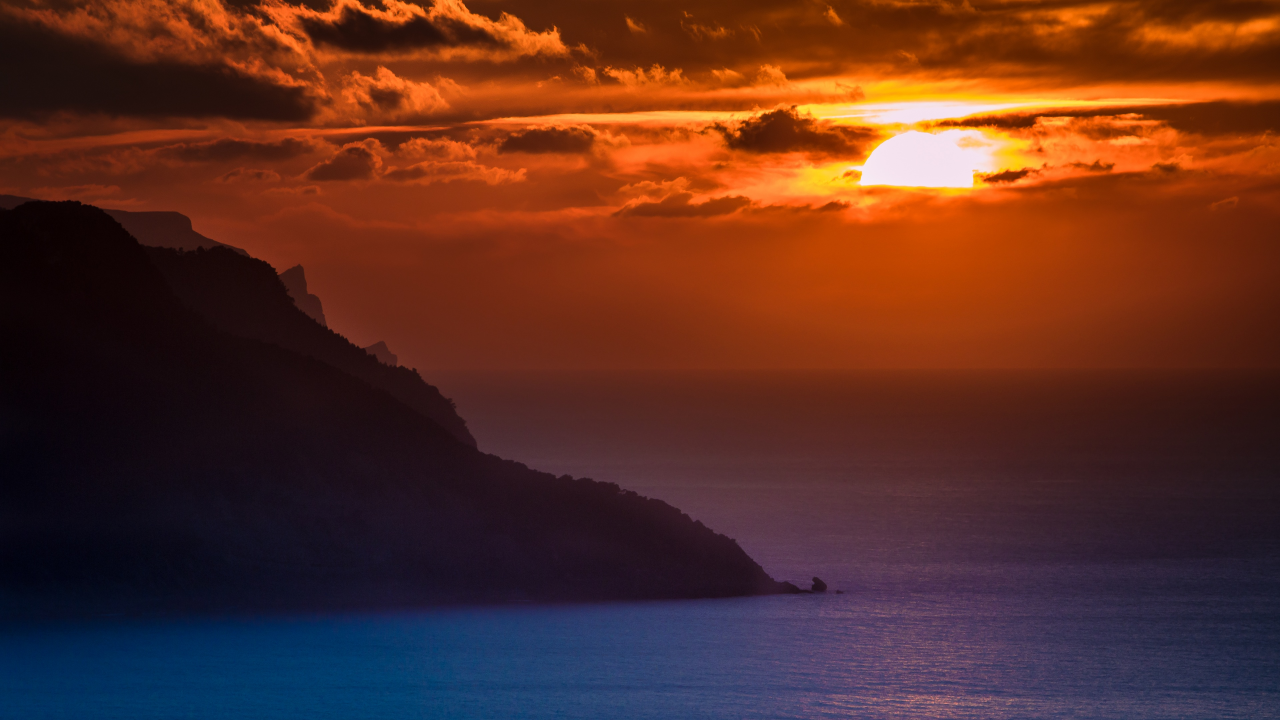
#> input picture assets/wallpapers/presets/savannah_island.jpg, 3840 x 2160 px, found by its file name (shown at 1/3 size)
$ python gen_wallpaper_previews.py
#> lines starting #> are read from the running program, lines starting #| are printed output that depends on the picture
#!/usr/bin/env python3
"""One-off: generate small real-JPEG tile previews for every preset and dynamic wallpaper,
matching the pattern LIVE_WALLPAPERS already uses correctly (a small pre-extracted JPEG,
14-43KB) instead of decoding the multi-megabyte full-res source -- or, for the dynamic
wallpapers, a full-5K-resolution SVG with an embedded raster image -- on every Settings app
wallpaper-page load.
"""
import os
from PIL import Image

WALLPAPER_DIR = '/usr/share/backgrounds/peachos'
PREVIEW_DIR = '/home/user/peachOS/apps/settings/data/wallpaper-previews'
TILE_W, TILE_H = 224, 126  # 2x the 112x63 on-screen tile size, for HiDPI sharpness

PRESET_FILES = [
    'savannah_island.jpg', 'tahoe_beach_dawn.jpg', 'tahoe_beach_day.jpg', 'tahoe_beach_dusk.jpg',
    'tahoe_beach_night.jpg', 'apple_event_2021.jpg', 'bigsur_coastline.jpg', 'bigsur_layers.jpg',
    'bigsur_sunrise.jpg', 'catalina_island.jpg', 'leopard.jpg', 'lion_andromeda.jpg',
    'lion_beach.jpg', 'lion_tranquil.jpg', 'lion_twilight.jpg', 'mavericks_tide.jpg',
    'mojave_fusion.png', 'mojave_desert.jpg', 'mojave_starry.jpg', 'mountain_lion_1.jpg',
    'mountain_lion_2.jpg', 'mountain_lion_3.jpg', 'mountain_lion_4.jpg', 'mountain_lion_5.jpg',
    'monterey_black.jpg', 'monterey_blue.jpg', 'monterey_green.jpg', 'monterey_orange.jpg',
    'monterey_wwdc.jpg', 'sequoia_forest.jpg', 'sierra_peak.jpg', 'sonoma.jpg',
]

# peachOS_Savannah.jpg is a hand-made light/dark split (see gen_split_previews.py),
# not a single-mode crop, so it's not listed here.
DYNAMIC_SOURCES = {
    'macOS_Tahoe.jpg': 'macOS_Tahoe_Light.jpg',
    'macOS_Sonoma.jpg': 'macOS_Sonoma_Light.jpg',
    'macOS_Sequoia.jpg': 'macOS_Sequoia_Light.jpg',
    'macOS_GoldenGate.jpg': 'macOS_GoldenGate_Light.png',
}


def make_preview(src_path, dest_path):
    with Image.open(src_path) as im:
#> im is the input picture: PIL image 3840x2160 RGB; mean R, G, B 91.3, 46.8, 35.9
        im = im.convert('RGB')
        # Cover-fit crop to the tile's aspect ratio before downscaling, so the preview
        # matches what Gtk.ContentFit.COVER actually shows on the tile (not a squashed
        # full-frame thumbnail).
        src_ratio = im.width / im.height
#> src_ratio = 1.78
        tile_ratio = TILE_W / TILE_H
        if src_ratio > tile_ratio:
            new_w = int(im.height * tile_ratio)
            x0 = (im.width - new_w) // 2
            im = im.crop((x0, 0, x0 + new_w, im.height))
        else:
            new_h = int(im.width / tile_ratio)
#> new_h = 2160
            y0 = (im.height - new_h) // 2
#> y0 = 0
            im = im.crop((0, y0, im.width, y0 + new_h))
        im = im.resize((TILE_W, TILE_H), Image.LANCZOS)
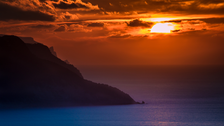
#> im: PIL image 224x126 RGB; mean R, G, B 91.3, 46.8, 35.9
        im.save(dest_path, 'JPEG', quality=82)


count = 0
for filename in PRESET_FILES:
    src = os.path.join(WALLPAPER_DIR, 'presets', filename)
    if not os.path.isfile(src):
        print(f'MISSING SOURCE: {src}')
        continue
    dest = os.path.join(PREVIEW_DIR, 'preset_' + os.path.splitext(filename)[0] + '.jpg')
    make_preview(src, dest)
    count += 1
#> pass 2 of the loop `for filename in PRESET_FILES:`:
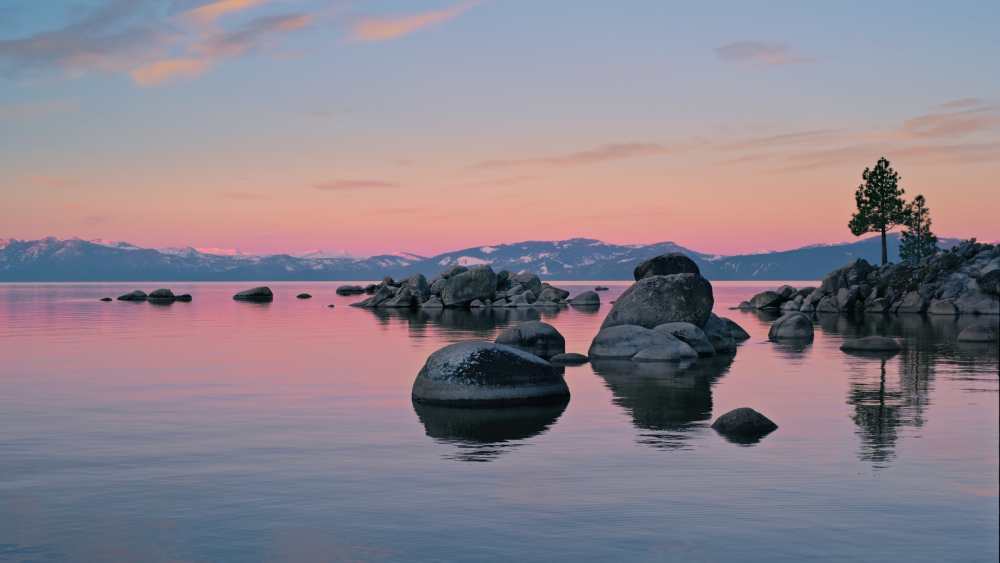
#> input picture assets/wallpapers/presets/tahoe_beach_dawn.jpg, 2000 x 1125 px, found by its file name (shown at 1/2 size)
#> in make_preview, im is the input picture: PIL image 2000x1125 RGB; mean R, G, B 138.6, 129.7, 140.8
#> in make_preview (call 2), `im = im.resize((TILE_W, TILE_H), Image.LANCZOS)`:
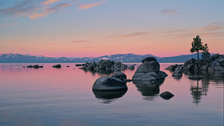
#> im: PIL image 224x126 RGB; mean R, G, B 138.6, 129.7, 140.8
#> pass 3 of the loop `for filename in PRESET_FILES:`:
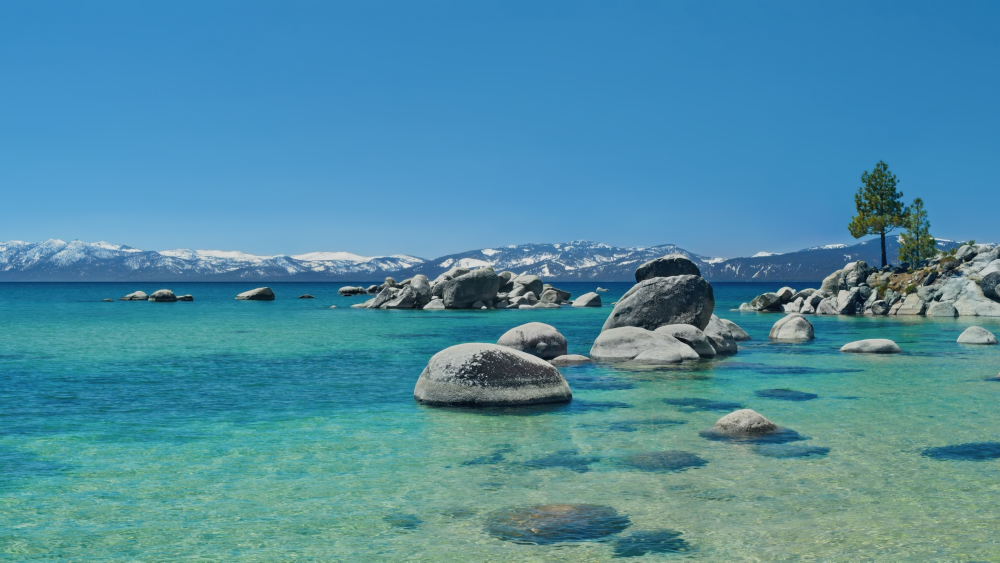
#> input picture assets/wallpapers/presets/tahoe_beach_day.jpg, 2000 x 1125 px, found by its file name (shown at 1/2 size)
#> in make_preview, im is the input picture: PIL image 2000x1125 RGB; mean R, G, B 77.7, 141.2, 163.3
#> in make_preview (call 3), `im = im.resize((TILE_W, TILE_H), Image.LANCZOS)`:
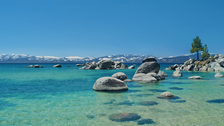
#> im: PIL image 224x126 RGB; mean R, G, B 77.7, 141.2, 163.4
#> the loop made 32 passes; the first 3 are shown

for dest_name, src_name in DYNAMIC_SOURCES.items():
    src = os.path.join(WALLPAPER_DIR, src_name)
    if not os.path.isfile(src):
        print(f'MISSING SOURCE: {src}')
#| MISSING SOURCE: /usr/share/backgrounds/peachos/macOS_Tahoe_Light.jpg
        continue
    dest = os.path.join(PREVIEW_DIR, dest_name)
    make_preview(src, dest)
    count += 1
#> pass 2 of the loop `for dest_name, src_name in DYNAMIC_SOURCES.items():`:
#> pass 3 of the loop `for dest_name, src_name in DYNAMIC_SOURCES.items():`:
#> the loop made 4 passes; the first 3 are shown

print(f'Generated {count} previews')
